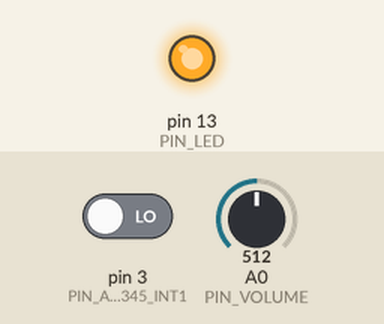
Recording of a sketch running on a simulated Arduino Uno, built with avr-gcc and run on an emulated ATmega328P. Shown: output pins drawn as LEDs (lit = HIGH). Inputs (shaded band) come from the test bench; at power-on: pin 3 (PIN_ADXL345_INT1) LOW, A0 (PIN_VOLUME) = 512. Sleep ends after the set time or at an interrupt; what the sketch prints to the serial monitor is not drawn.

Above: at 0.11 s.
At 0.7 s:
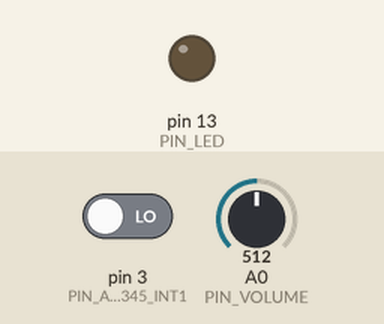
Timing chart, 0 to 2.2 s (numbered marks = the images above):
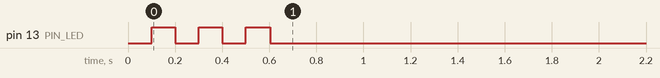

The sketch:

CallKunn1124.ino
```cpp
#include <SoftwareSerial.h>

#define SS_RX (4)
#define SS_TX (5)

#define PIN_ADXL345_INT1 (3)

#include <SparkFun_ADXL345.h>
#include <avr/sleep.h>

#define USE_VOLUME true

ADXL345 adxl = ADXL345();

SoftwareSerial ss(SS_RX, SS_TX);

int interruptPin = PIN_ADXL345_INT1; // only INT1:pin3 Pro Trinket
volatile bool busyINT = false;
bool prevActivity = false;
unsigned int counter = 0;

#define ACT_TH (255)
#define PIN_VOLUME A0

#if USE_VOLUME
byte volumeA = 0;
byte volumeI = 0;
#else
byte volumeA = ACT_TH;
byte volumeI = ACT_TH;
#endif

#define PIN_LED (13)

void setup() {

  Serial.begin(115200);
  Serial.println("check the ACTIVITY start!");

  ss.begin(115200);

  adxl.powerOn();
  adxl.setRangeSetting(16);

  adxl.setActivityXYZ(1, 1, 1);       // Set to activate movement detection in the axes "adxl.setActivityXYZ(X, Y, Z);" (1 == ON, 0 == OFF)
  adxl.setActivityThreshold(volumeA);      // 62.5mg per increment   // Set activity   // Inactivity thresholds (0-255)

  adxl.setInactivityXYZ(1, 1, 1);     // Set to detect inactivity in all the axes "adxl.setInactivityXYZ(X, Y, Z);" (1 == ON, 0 == OFF)
  adxl.setInactivityThreshold(volumeI);    // 62.5mg per increment   // Set inactivity // Inactivity thresholds (0-255)
  adxl.setTimeInactivity(1);         // How many seconds of no activity is inactive?

  adxl.setImportantInterruptMapping(1, 1, 1, 1, 1);     // Sets "adxl.setEveryInterruptMapping(single tap, double tap, free fall, activity, inactivity);"
  // Accepts only 1 or 2 values for pins INT1 and INT2. This chooses the pin on the ADXL345 to use for Interrupts.
  // This library may have a problem using INT2 pin. Default to INT1 pin.

  // Turn on Interrupts for each mode (1 == ON, 0 == OFF)
  adxl.InactivityINT(1);
  adxl.ActivityINT(1);
  adxl.FreeFallINT(0);
  adxl.doubleTapINT(0);
  adxl.singleTapINT(0);

  byte interrupts = adxl.getInterruptSource(); // Why ????????????????????????????????
  attachInterrupt(digitalPinToInterrupt(interruptPin), thisISR, RISING);   // Attach Interrupt

  //
  pinMode(PIN_LED, OUTPUT);
  int a;
  for (a = 0; a < 6; a++) {
    digitalWrite(PIN_LED, a % 2);
    delay(100);
  }
  //
  ss.println("Ready go");
#if USE_VOLUME
  byte v = analogRead(PIN_VOLUME) / 4;
  ss.println("Volume " + String(v));
#endif
//    set_sleep_mode(SLEEP_MODE_IDLE);
  set_sleep_mode(SLEEP_MODE_PWR_DOWN);
}

void thisISR() {
  busyINT = true;
}

void loop() {
#if USE_VOLUME
  byte v = analogRead(PIN_VOLUME) / 4;
  if (v != volumeA) {
    volumeA = v;
    volumeI = v;
    adxl.setActivityThreshold(volumeA);      // 62.5mg per increment   // Set activity   // Inactivity thresholds (0-255)
    adxl.setInactivityThreshold(volumeI);    // 62.5mg per increment   // Set inactivity // Inactivity thresholds (0-255)
  }
#else
  byte v = ACT_TH;
#endif
  if (busyINT) {
    busyINT = false;
    //
    byte interrupts = adxl.getInterruptSource();
    bool thisActivity = false;

    if (adxl.triggered(interrupts, ADXL345_ACTIVITY)) {
      thisActivity = true;
    }
    if (thisActivity != prevActivity) {
      prevActivity = thisActivity;
      if (thisActivity) {
        digitalWrite(PIN_LED, HIGH);
        counter++;
        ss.println(counter);
//        ss.println(v);
        delay(10);
        digitalWrite(PIN_LED, LOW);
      }
    }
  }
  else {
    digitalWrite(PIN_LED, LOW);
    sleep_mode();
  }
}
```

Measured:
- by itself, pin 13 (PIN_LED): alternates HIGH for 0.10 s and LOW for 0.10 s, 5 changes in all, then stays LOW
